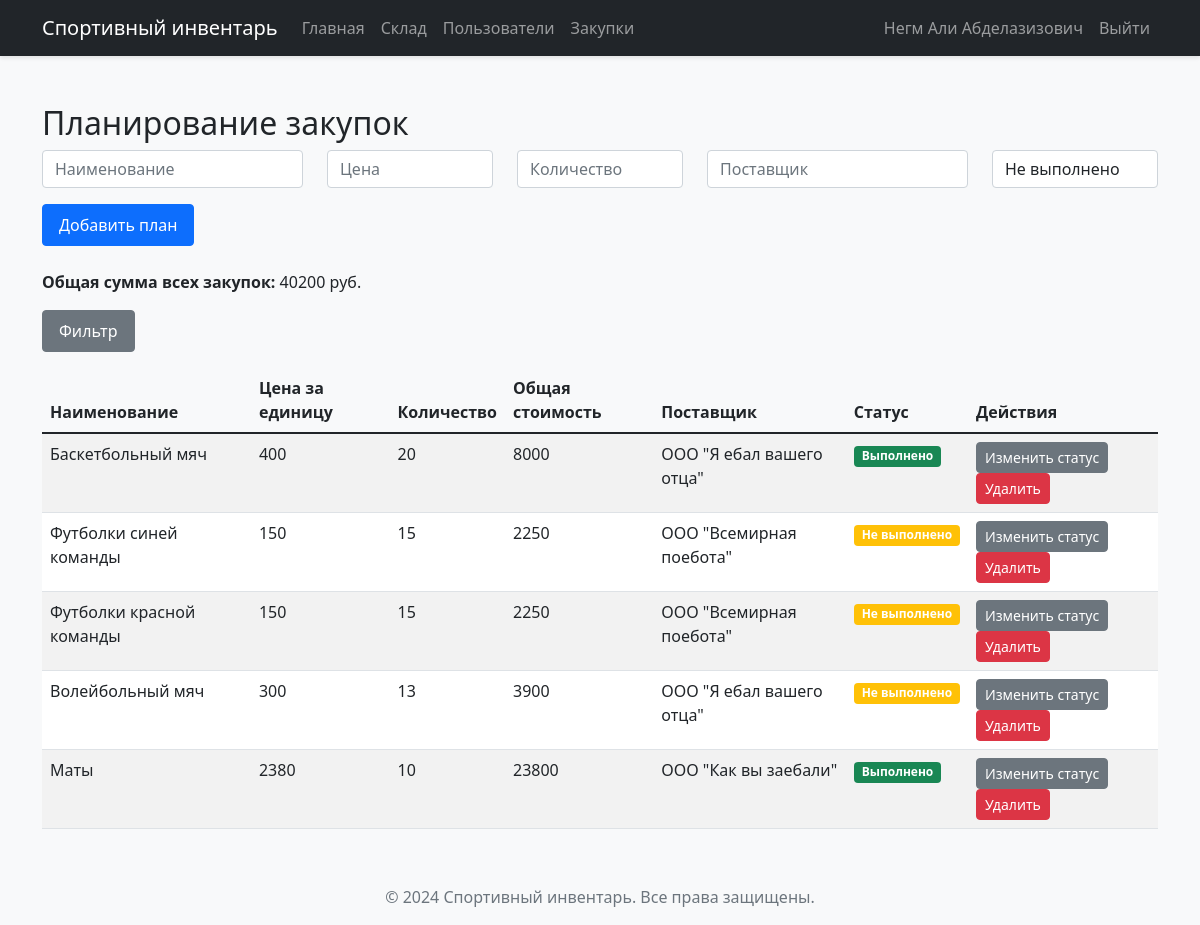
The page /purchases (signed in) on the database as committed earlier.
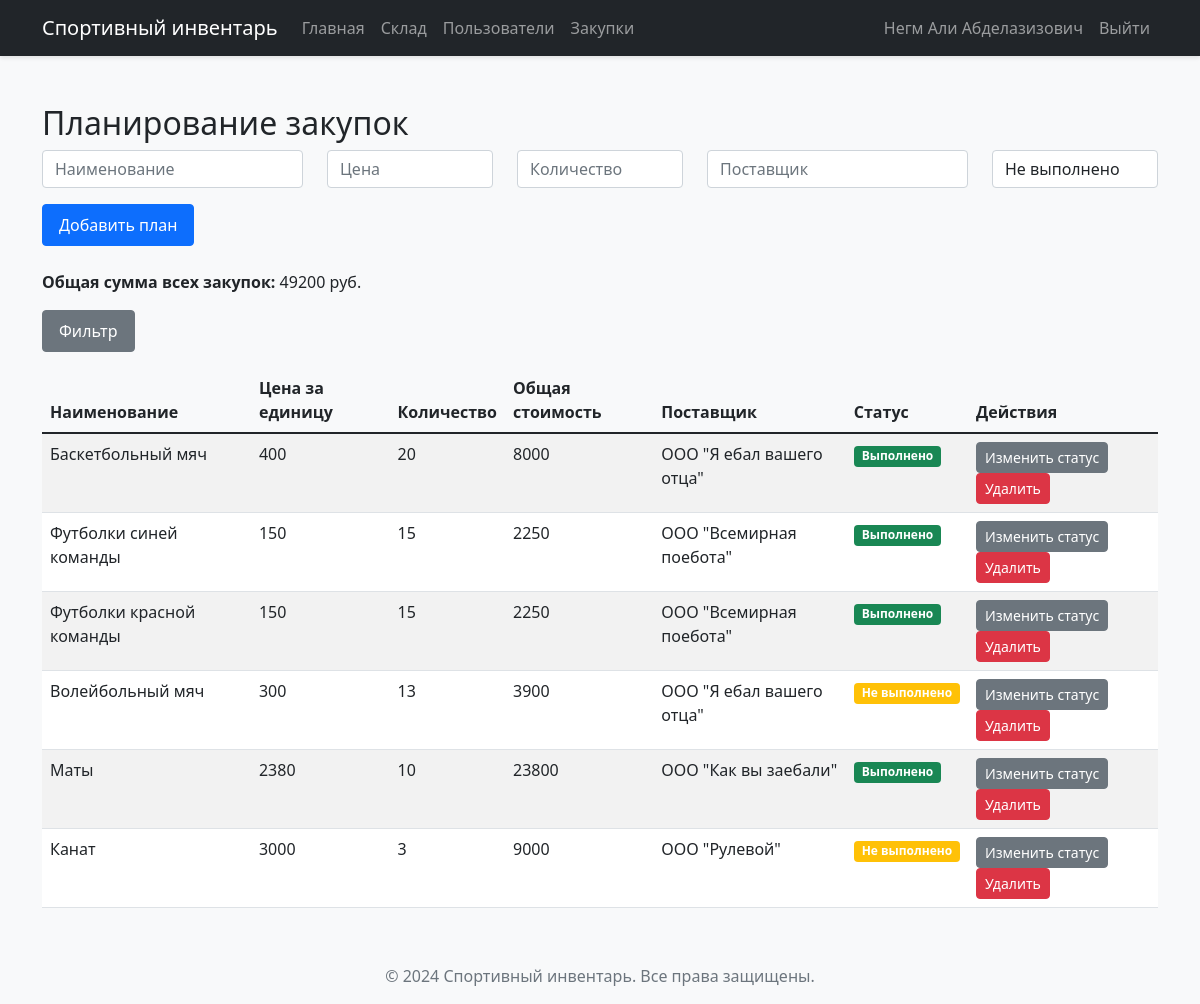
The same page on the database as committed later.
### models.py (models this page shows)
class Purchases(db.Model, UserMixin):
    __tablename__ = 'purchases'
    id = db.Column(db.Integer(), primary_key=True, nullable=False)
    name_eq = db.Column(db.String(64), nullable=False)
    price = db.Column(db.Integer(), nullable=False)
    count = db.Column(db.Integer())
    supplier = db.Column(db.String())
    status = db.Column(db.Boolean, default=False)
    @property
    def total_price(self):
        return self.price * self.count

### app.py (the view, shortened to what this page needs)
@app.route("/purchases", methods=['GET', 'POST'])
@login_required
def purchases():
    if not current_user.admin:
        flash("Доступ запрещен")
        return redirect(url_for('get_data'))
    purchase_plans = Purchases.query.all()
    return render_template("purchases.html", purchases=purchase_plans)

### app.py (called while the page is built)
@login_manager.user_loader
def load_user(user_id):
    return User.query.get(int(user_id))

### templates/purchases.html (shortened to what this page needs)
{% extends "base.html" %}
{% block content %}
<div class="container mt-4">
    <h2>Планирование закупок</h2>
    <form method="POST" class="mb-4">
        <div class="row">
            <div class="col-md-3">
                <input type="text" class="form-control" name="name_eq" placeholder="Наименование" required>
            </div>
            <div class="col-md-2">
                <input type="number" class="form-control" name="price" placeholder="Цена" required min="0">
            </div>
            <div class="col-md-2">
                <input type="number" class="form-control" name="count" placeholder="Количество" required min="0">
            </div>
            <div class="col-md-3">
                <input type="text" class="form-control" name="supplier" placeholder="Поставщик" required>
            </div>
            <div class="col-md-2">
                <select class="form-control" name="status">
                    <option value="0">Не выполнено</option>
                </select>
            </div>
        </div>
        <button type="submit" class="btn btn-primary mt-3">Добавить план</button>
    </form>
    <div class="mb-3">
        <strong>Общая сумма всех закупок: </strong>
        {{ purchases|sum(attribute='total_price') }} руб.
    </div>
    <div class="mb-3">
        <button class="btn btn-secondary" onclick="toggleFilterMenu()">Фильтр</button>
    </div>
    <div class="table-responsive">
        <table class="table table-striped table-hover">
            <thead class="thead-dark">
                <tr>
                    <th>Наименование</th>
                    <th>Цена за единицу</th>
                    <th>Количество</th>
                    <th>Общая стоимость</th>
                    <th>Поставщик</th>
                    <th>Статус</th>
                    <th>Действия</th>
                </tr>
            </thead>
            <tbody id="purchasesTable">
                {% for purchase in purchases %}
                <tr data-status="{{ 'completed' if purchase.status else 'not_completed' }}">
                    <td>{{ purchase.name_eq }}</td>
                    <td>{{ purchase.price }}</td>
                    <td>{{ purchase.count }}</td>
                    <td>{{ purchase.price * purchase.count }}</td>
                    <td>{{ purchase.supplier }}</td>
                    <td>
                        <span class="badge {% if purchase.status %}bg-success{% else %}bg-warning{% endif %}">
                            {% if purchase.status %}Выполнено{% else %}Не выполнено{% endif %}
                        </span>
                    </td>
                    <td>
                        <button class="btn btn-sm btn-secondary" onclick="toggleStatus('{{ purchase.id }}')">
                            Изменить статус
                        </button>
                        <button class="btn btn-sm btn-danger" onclick="deletePurchase('{{ purchase.id }}')">
                            Удалить
                        </button>
                    </td>
                </tr>
                {% endfor %}
            </tbody>
        </table>
    </div>
</div>
{% endblock %}

Rows that differ between the two databases and show on the page:
changed Purchases "Футболки синей команды": status "Не выполнено" → "Выполнено"
changed Purchases "Футболки красной команды": status "Не выполнено" → "Выполнено"
added Purchases: name_eq "Канат", price "3000", count "3", purchase.price*purchase.count "9000", supplier "ООО \"Рулевой\"", status "Не выполнено"
Other text that changed with them:
{{ purchases|sum(attribute='total_price') }}: "40200" → "49200"
